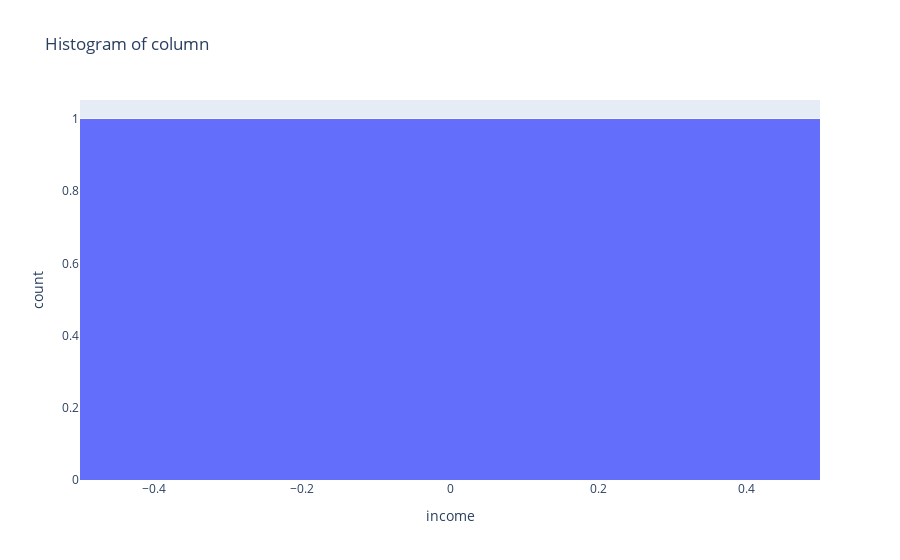

The notebook cell this image was saved under:
### Code cell
# plot a histogram 
df3['income'].plot(kind='hist', bins=20, figsize=(5,5), color='red')
plt.title('Histogram of column') 
plt.xlabel('heights') 
plt.ylabel('Frequency') 
plt.tight_layout() # adjust the layout to avoid overlapping 
plt.show() 
# different approach 
fig, ax = plt.subplots(figsize=(5,5)) # create a figure and axes
ax.hist(df3['income'], bins=20, color='red') # plot a histogram using 
# using seaborn 
sns.displot(df3['income'], bins=20, kde=False, color='red') # plot a histogram 
plt.show() 
# interactive plot using plotly 
import plotly.express as px 
fig = px.histogram(df3, x='income', nbins=20, title='Histogram of column') 
fig.show()

### Figure 1 — Plotly figure (JSON) as saved in the notebook; plotly's stock layout.template omitted (floating-point values rounded to 4 significant figures)
{"data": [{"alignmentgroup": "True", "bingroup": "x", "hovertemplate": "income=%{x}<br>count=%{y}<extra></extra>", "legendgroup": "", "marker": {"color": "#636efa", "pattern": {"shape": ""}}, "name": "", "nbinsx": 20, "offsetgroup": "", "orientation": "v", "showlegend": false, "type": "histogram", "x": [0], "xaxis": "x", "yaxis": "y"}], "layout": {"barmode": "relative", "legend": {"tracegroupgap": 0}, "title": {"text": "Histogram of column"}, "xaxis": {"anchor": "y", "domain": [0, 1], "title": {"text": "income"}}, "yaxis": {"anchor": "x", "domain": [0, 1], "title": {"text": "count"}}}}
